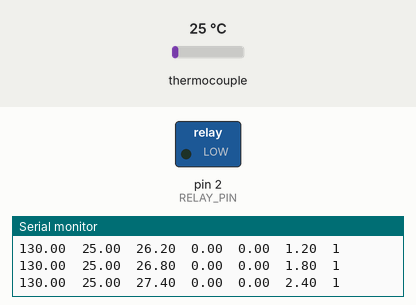
Simulated run of this sketch. Board: Arduino Uno, built with avr-gcc and run on an emulated ATmega328P. On the bench: switched loads named in the sketch (green lamp = pin HIGH), the last lines printed to the serial monitor. Inputs (shaded band) come from the test bench; at power-on: thermocouple 25 °C.

Above: at 1.2 s.
1.3 s: thermocouple set to 31 °C
3.4 s: thermocouple set to 36 °C
At 4.6 s:
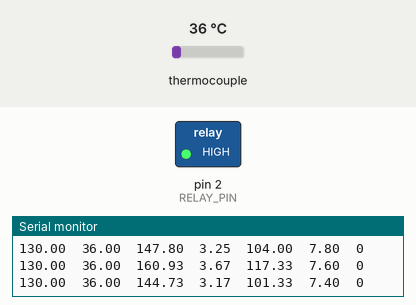
6.3 s: thermocouple set to 75 °C
At 10.38 s:
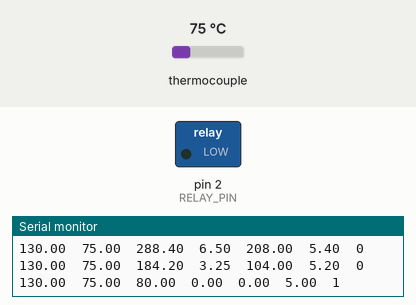
Timing chart, 0 to 10.6 s (numbered marks = the images above; inputs shaded):
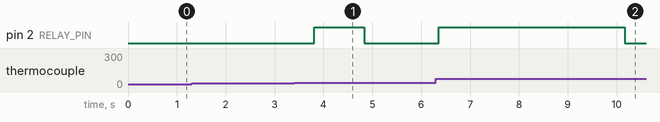

Measured:
- the behaviour switches between 33 and 34 °C on thermocouple (found by bisection; images 0 and 1)
- after the input at 3.4 s, pin 2 (RELAY_PIN): LOW → HIGH after 0.41 s, → LOW 1.0 s later
- after the input at 6.3 s, pin 2 (RELAY_PIN): LOW → HIGH after 0.05 s, → LOW 3.8 s later

The sketch:

oven.ino
```cpp
#include <max6675.h> // ADAFRUIT MAX6675 LIBRARY

#define THERMO_DO 5
#define THERMO_CS 4
#define THERMO_CLK 3

#define RELAY_PIN 2

#define LOG_INTERVAL 250

#define RELAY_OFF_STATE HIGH
#define RELAY_ON_STATE LOW

#define MIN_TEMP          20.00
#define MAX_TEMP         250.00
#define SLOPE_PEAK_RISE    1.25
#define SLOPE_PEAK_FALL    0.25
#define TEMP_OVERSHOOT    40.00
#define TEMP_UNDERSHOOT    2.00

#define HEAT_RISE 0.60
#define HEAT_FALL 0.20
#define HEAT_FALL_MIN 0.00
#define HEAT_RISE_MAX 8.00

MAX6675 thermocouple(THERMO_CLK, THERMO_CS, THERMO_DO);
float heatMomentum = HEAT_FALL_MIN;
bool heatOn = false;
float targetTemp = 130;

#define INTERVAL 250
#define WINDOW_SIZE 4
#define LOG_WINDOW_COUNT 4
#define LOG_COUNT LOG_WINDOW_COUNT * WINDOW_SIZE

boolean initializedTempLogs = false;
float tempLogs[LOG_COUNT];

void logTemp(float temp) {
  if (initializedTempLogs == true) {
    for (int i = 0; i < LOG_COUNT - 1; i++) tempLogs[i] = tempLogs[i + 1];
    tempLogs[LOG_COUNT - 1] = temp;
  } else {
    for (int i = 0; i < LOG_COUNT; i++) tempLogs[i] = temp;
    initializedTempLogs = true;
  }
}

void applyTempLogWindow(float (& tempLogWindow)[LOG_WINDOW_COUNT]) {
  for (int i = 0; i < LOG_WINDOW_COUNT; i++) {
    float sum = 0.0;
    for (int j = 0; j < WINDOW_SIZE; j++) {
      int tempLogIndex = (i * WINDOW_SIZE) + j;
      sum += tempLogs[tempLogIndex];
    }
    float average = sum / WINDOW_SIZE;
    tempLogWindow[i] = average;
  }
}

float getSlope() {
  float tempLogWindow[LOG_WINDOW_COUNT];
  applyTempLogWindow(tempLogWindow);
  float slopeSum = 0.0;
  for (int i = 0; i < LOG_WINDOW_COUNT - 1; i++) {
    float diff = tempLogWindow[i + 1] - tempLogWindow[i];
    slopeSum += diff;
  }
  return slopeSum / ((float) LOG_WINDOW_COUNT - 1);
}

void setup() {
  Serial.begin(9600);
  pinMode(RELAY_PIN, OUTPUT);
}

void loop() {
  if (Serial.available()) {
    float input = Serial.parseFloat();
    if (input >= MIN_TEMP && input <= MAX_TEMP) {
      targetTemp = input;
    }
  }

  float currentTemp = thermocouple.readCelsius();
  float currentTempF = thermocouple.readFahrenheit();

  logTemp(currentTemp);

  heatMomentum += heatOn ? HEAT_RISE : -HEAT_FALL;
  heatMomentum = constrain(heatMomentum, HEAT_FALL_MIN, HEAT_RISE_MAX);

  float slope = getSlope();
  float reference = slope >= 0 ?
                    (slope / SLOPE_PEAK_RISE) * TEMP_OVERSHOOT :
                    (slope / SLOPE_PEAK_FALL) * TEMP_UNDERSHOOT;

  float expectedTemp = currentTemp + reference + heatMomentum;

  heatOn = expectedTemp < targetTemp;

  digitalWrite(RELAY_PIN, heatOn ? RELAY_ON_STATE : RELAY_OFF_STATE);

  //  Serial.print("T=");
  Serial.print(targetTemp);
  Serial.print("\t");

  //  Serial.print("C=");
  Serial.print(currentTemp);
  Serial.print("\t");

  //  Serial.print("E=");
  Serial.print(expectedTemp);
  Serial.print("\t");

  //  Serial.print("S=");
  Serial.print(slope);
  Serial.print("\t");

  //  Serial.print("R=");
  Serial.print(reference);
  Serial.print("\t");

  //  Serial.print("M=");
  Serial.print(heatMomentum);
  Serial.print("\t");

  //  Serial.print("O=");
  Serial.print(heatOn);
  Serial.print("\t");

  //  Serial.print("F=");
  //  Serial.print(currentTempF);
  Serial.print("\n");

  delay(INTERVAL);
}
```
